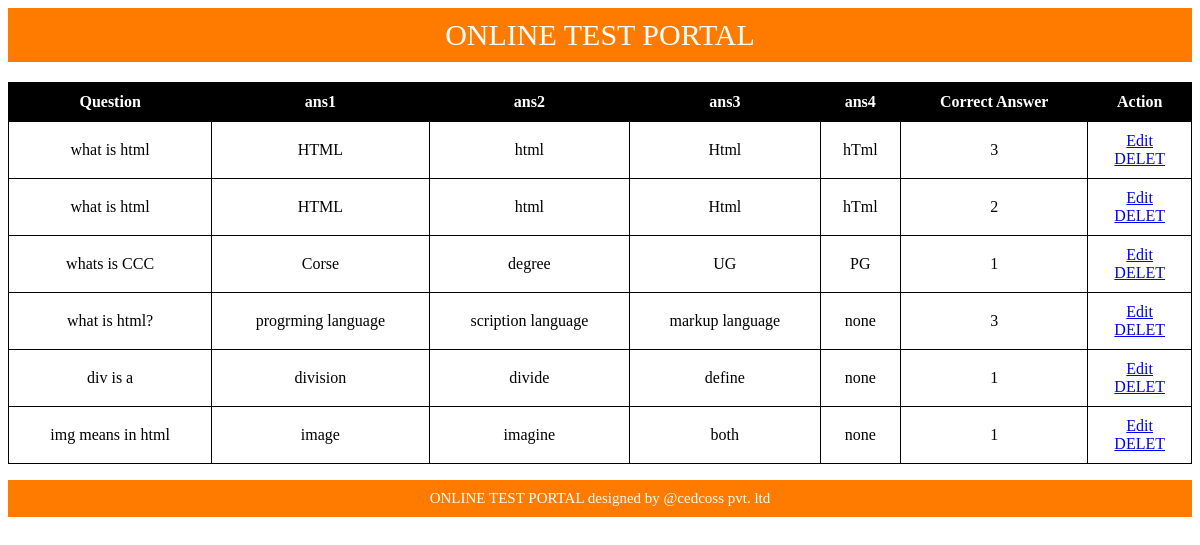
The page /Admin/question-manage.php (signed in) on the database its author committed.
### tables this page shows
CREATE TABLE `question` (
  `question_id` int(155) NOT NULL,
  `exam_id` int(155) NOT NULL,
  `que_title` varchar(255) NOT NULL,
  `ans1` varchar(255) NOT NULL,
  `ans2` varchar(255) NOT NULL,
  `ans3` varchar(255) NOT NULL,
  `ans4` varchar(255) NOT NULL,
  `ans_option` int(155) NOT NULL
);

### Admin/question-manage.php (the view, shortened to what this page needs)
<?php
include 'header.php'; ?>
        <div id="admin-login">
            <form action="" method='post'>
                <table id='manage-question-css'>
                    <tr style="color:white; background-color:black">
                        <th class = 'mng-que-td'>Question</th>
                        <th class = 'mng-que-td'>ans1</th>
                        <th class = 'mng-que-td'>ans2</th>
                        <th class = 'mng-que-td'>ans3</th>
                        <th class = 'mng-que-td'>ans4</th>
                        <th class = 'mng-que-td'>Correct Answer</th>
                        <th class = 'mng-que-td'>Action</th>
                    </tr>
                        <?php
                        include 'config.php';
                        $sql = "SELECT * FROM   question ";
                        $result = $conn->query($sql);
                        if ($result->num_rows > 0) {
                            while ($row = $result-> fetch_assoc()) {
                        ?>
                        <tr class = 'mng-que-tr'>
                        <td class = 'mng-que-td'><?php echo $row['que_title']?></td>
                        <td class = 'mng-que-td'><?php echo $row['ans1']?></td>
                        <td class = 'mng-que-td'><?php echo $row['ans2']?></td>
                        <td class = 'mng-que-td'><?php echo $row['ans3']?></td>
                        <td class = 'mng-que-td'><?php echo $row['ans4']?></td>
                        <td class = 'mng-que-td'><?php echo $row['ans_option']?></td>
                        <td class = 'mng-que-td'><a href="question-edit.php?id=<?php echo $row['question_id']; ?>&question=<?php echo $row['que_title']; ?>&ans1=<?php echo $row['ans1']; ?>&ans2=<?php echo $row['ans2']; ?>&ans3=<?php echo $row['ans3']; ?>&ans4=<?php echo $row['ans4']; ?>&ans_option=<?php echo $row['ans_option']; ?>">Edit</a> <br><a href="question-delete.php?id=<?php echo $row['question_id'];?>">DELET</a></td>
                        </tr>
                        <?php
                            }
                        }
                        ?>
                </table>
            </form>
        </div>
<?php include 'footer.php'; ?>

### Admin/header.php (shortened to what this page needs)
<html>
    <head>
    <link rel="stylesheet" type = "text/css" href="resources/css/style.css">
    </head>
    <body>
        <div id="header">
            ONLINE TEST PORTAL
        </div>

### Admin/footer.php
<div id="footer">
            ONLINE TEST PORTAL designed by @cedcoss pvt. ltd
        </div>
    </body>
</html>

### Admin/resources/css/style.css (style rules this page uses)
#header { padding: 10px; background-color: rgb(255, 123, 0); color:white; font-size: 30px; text-align: center; }
#footer { padding: 10px; background-color: rgb(255, 123, 0); color: white; font-size: 15px; text-align: center; }
#manage-question-css { width:100%; border: 1px solid black; padding: 20px; border-collapse: collapse; margin-top: 20px; }
.mng-que-tr { padding: 10px; }
.mng-que-td { border: 1px solid black; padding: 10px; text-align: center; border-collapse: collapse; }

### rows shown on the page
question: que_title "what is html", ans1 "HTML", ans2 "html", ans3 "Html", ans4 "hTml", ans_option "3"
question: que_title "what is html", ans1 "HTML", ans2 "html", ans3 "Html", ans4 "hTml", ans_option "2"
question: que_title "whats is CCC", ans1 "Corse", ans2 "degree", ans3 "UG", ans4 "PG", ans_option "1"
question: que_title "what is html?", ans1 "progrming language", ans2 "scription language", ans3 "markup language", ans4 "none", ans_option "3"
question: que_title "div is a", ans1 "division", ans2 "divide", ans3 "define", ans4 "none", ans_option "1"
question: que_title "img means in html", ans1 "image", ans2 "imagine", ans3 "both", ans4 "none", ans_option "1"
